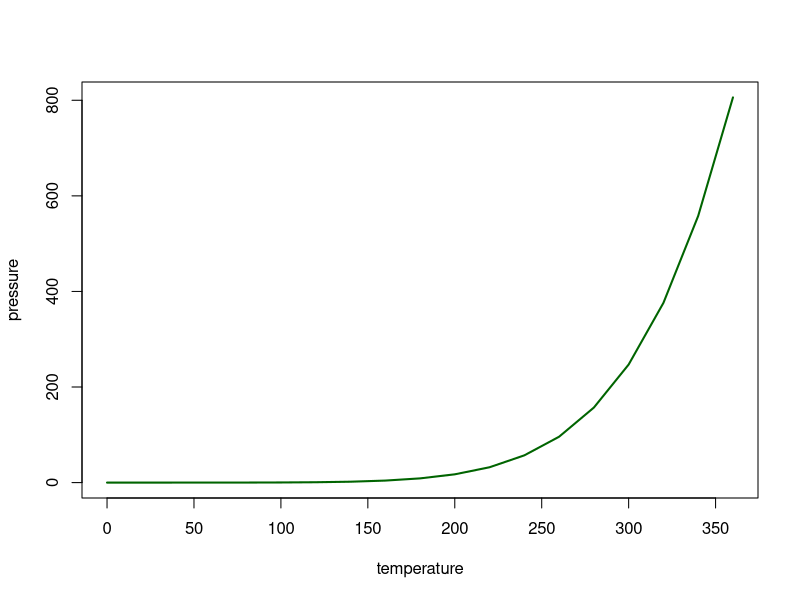

Reproduce this figure in R.
## ---- chunk 1
knitr::opts_chunk$set(echo = TRUE)
## ---- chunk 2
summary(cars)
## ---- chunk 3
plot(pressure, col="darkgreen", type = "l", lwd = 2)
